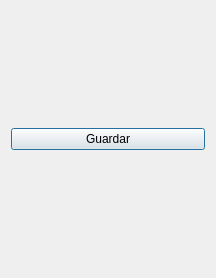
<?xml version="1.0" encoding="UTF-8"?>
<ui version="4.0">
 <class>NueReg</class>
 <widget class="QDialog" name="NueReg">
  <property name="geometry">
   <rect>
    <x>0</x>
    <y>0</y>
    <width>216</width>
    <height>278</height>
   </rect>
  </property>
  <property name="windowTitle">
   <string>Nuevo Registro</string>
  </property>
  <layout class="QVBoxLayout" name="verticalLayout_2">
   <item>
    <layout class="QVBoxLayout" name="verticalLayout"/>
   </item>
   <item>
    <widget class="QPushButton" name="Guardar">
     <property name="text">
      <string>Guardar</string>
     </property>
    </widget>
   </item>
  </layout>
 </widget>
 <resources/>
 <connections/>
</ui>
